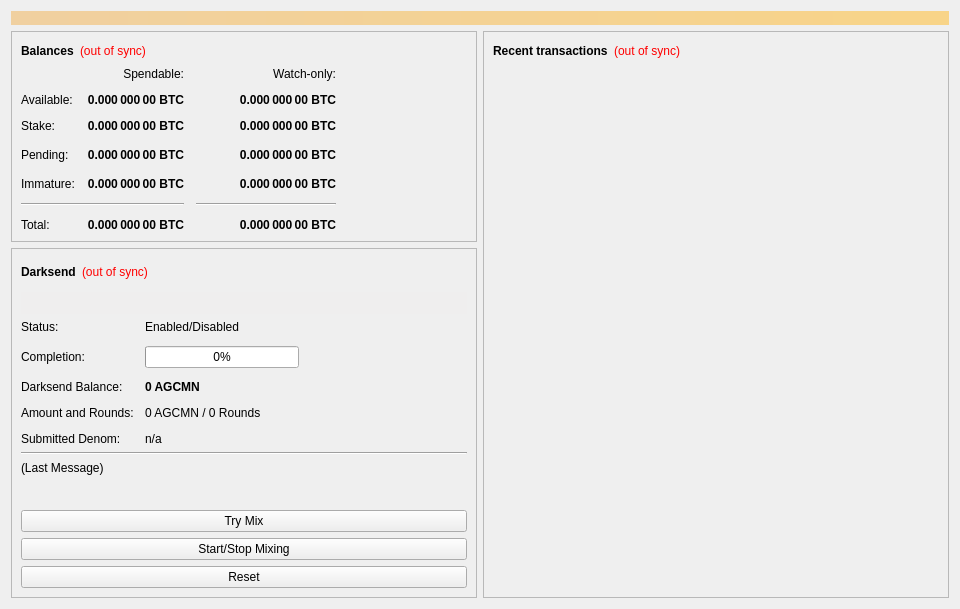
<?xml version="1.0" encoding="UTF-8"?>
<ui version="4.0">
 <class>OverviewPage</class>
 <widget class="QWidget" name="OverviewPage">
  <property name="geometry">
   <rect>
    <x>0</x>
    <y>0</y>
    <width>960</width>
    <height>594</height>
   </rect>
  </property>
  <property name="minimumSize">
   <size>
    <width>960</width>
    <height>0</height>
   </size>
  </property>
  <property name="windowTitle">
   <string>Form</string>
  </property>
  <layout class="QVBoxLayout" name="topLayout">
   <item>
    <widget class="QLabel" name="labelAlerts">
     <property name="visible">
      <bool>false</bool>
     </property>
     <property name="styleSheet">
      <string notr="true">background-color: qlineargradient(x1: 0, y1: 0, x2: 1, y2: 0, stop:0 #F0D0A0, stop:1 #F8D488); color:#000000;</string>
     </property>
     <property name="wordWrap">
      <bool>true</bool>
     </property>
     <property name="margin">
      <number>3</number>
     </property>
    </widget>
   </item>
   <item>
    <layout class="QHBoxLayout" name="horizontalLayout" stretch="1,1">
     <item>
      <layout class="QVBoxLayout" name="verticalLayout_2">
       <item>
        <widget class="QFrame" name="frame">
         <property name="frameShape">
          <enum>QFrame::StyledPanel</enum>
         </property>
         <property name="frameShadow">
          <enum>QFrame::Raised</enum>
         </property>
         <layout class="QVBoxLayout" name="verticalLayout_4">
          <item>
           <layout class="QHBoxLayout" name="horizontalLayout_4">
            <item>
             <widget class="QLabel" name="label_5">
              <property name="font">
               <font>
                <weight>75</weight>
                <bold>true</bold>
               </font>
              </property>
              <property name="text">
               <string>Balances</string>
              </property>
             </widget>
            </item>
            <item>
             <widget class="QLabel" name="labelWalletStatus">
              <property name="cursor">
               <cursorShape>WhatsThisCursor</cursorShape>
              </property>
              <property name="toolTip">
               <string>The displayed information may be out of date. Your wallet automatically synchronizes with the Agricoinmn network after a connection is established, but this process has not completed yet.</string>
              </property>
              <property name="styleSheet">
               <string notr="true">QLabel { color: red; }</string>
              </property>
              <property name="text">
               <string notr="true">(out of sync)</string>
              </property>
              <property name="alignment">
               <set>Qt::AlignLeading|Qt::AlignLeft|Qt::AlignVCenter</set>
              </property>
             </widget>
            </item>
            <item>
             <spacer name="horizontalSpacer_3">
              <property name="orientation">
               <enum>Qt::Horizontal</enum>
              </property>
              <property name="sizeHint" stdset="0">
               <size>
                <width>40</width>
                <height>20</height>
               </size>
              </property>
             </spacer>
            </item>
           </layout>
          </item>
          <item>
           <layout class="QGridLayout" name="gridLayout">
            <property name="spacing">
             <number>12</number>
            </property>
            <item row="3" column="2">
             <widget class="QLabel" name="labelWatchPending">
              <property name="font">
               <font>
                <weight>75</weight>
                <bold>true</bold>
               </font>
              </property>
              <property name="cursor">
               <cursorShape>IBeamCursor</cursorShape>
              </property>
              <property name="toolTip">
               <string>Unconfirmed transactions to watch-only addresses</string>
              </property>
              <property name="text">
               <string notr="true">0.000 000 00 BTC</string>
              </property>
              <property name="alignment">
               <set>Qt::AlignRight|Qt::AlignTrailing|Qt::AlignVCenter</set>
              </property>
              <property name="textInteractionFlags">
               <set>Qt::LinksAccessibleByMouse|Qt::TextSelectableByKeyboard|Qt::TextSelectableByMouse</set>
              </property>
             </widget>
            </item>
            <item row="3" column="1">
             <widget class="QLabel" name="labelUnconfirmed">
              <property name="font">
               <font>
                <weight>75</weight>
                <bold>true</bold>
               </font>
              </property>
              <property name="cursor">
               <cursorShape>IBeamCursor</cursorShape>
              </property>
              <property name="toolTip">
               <string>Total of transactions that have yet to be confirmed, and do not yet count toward the spendable balance</string>
              </property>
              <property name="text">
               <string notr="true">0.000 000 00 BTC</string>
              </property>
              <property name="alignment">
               <set>Qt::AlignRight|Qt::AlignTrailing|Qt::AlignVCenter</set>
              </property>
              <property name="textInteractionFlags">
               <set>Qt::LinksAccessibleByMouse|Qt::TextSelectableByKeyboard|Qt::TextSelectableByMouse</set>
              </property>
             </widget>
            </item>
            <item row="4" column="2">
             <widget class="QLabel" name="labelWatchImmature">
              <property name="font">
               <font>
                <weight>75</weight>
                <bold>true</bold>
               </font>
              </property>
              <property name="cursor">
               <cursorShape>IBeamCursor</cursorShape>
              </property>
              <property name="toolTip">
               <string>Mined balance in watch-only addresses that has not yet matured</string>
              </property>
              <property name="text">
               <string notr="true">0.000 000 00 BTC</string>
              </property>
              <property name="alignment">
               <set>Qt::AlignRight|Qt::AlignTrailing|Qt::AlignVCenter</set>
              </property>
              <property name="textInteractionFlags">
               <set>Qt::LinksAccessibleByMouse|Qt::TextSelectableByKeyboard|Qt::TextSelectableByMouse</set>
              </property>
             </widget>
            </item>
            <item row="5" column="0" colspan="2">
             <widget class="Line" name="lineSpendableBalance">
              <property name="orientation">
               <enum>Qt::Horizontal</enum>
              </property>
             </widget>
            </item>
            <item row="5" column="2">
             <widget class="Line" name="lineWatchBalance">
              <property name="sizePolicy">
               <sizepolicy hsizetype="Preferred" vsizetype="Fixed">
                <horstretch>0</horstretch>
                <verstretch>0</verstretch>
               </sizepolicy>
              </property>
              <property name="minimumSize">
               <size>
                <width>140</width>
                <height>0</height>
               </size>
              </property>
              <property name="orientation">
               <enum>Qt::Horizontal</enum>
              </property>
             </widget>
            </item>
            <item row="6" column="0">
             <widget class="QLabel" name="labelTotalText">
              <property name="text">
               <string>Total:</string>
              </property>
             </widget>
            </item>
            <item row="4" column="1">
             <widget class="QLabel" name="labelImmature">
              <property name="font">
               <font>
                <weight>75</weight>
                <bold>true</bold>
               </font>
              </property>
              <property name="cursor">
               <cursorShape>IBeamCursor</cursorShape>
              </property>
              <property name="toolTip">
               <string>Mined balance that has not yet matured</string>
              </property>
              <property name="text">
               <string notr="true">0.000 000 00 BTC</string>
              </property>
              <property name="alignment">
               <set>Qt::AlignRight|Qt::AlignTrailing|Qt::AlignVCenter</set>
              </property>
              <property name="textInteractionFlags">
               <set>Qt::LinksAccessibleByMouse|Qt::TextSelectableByKeyboard|Qt::TextSelectableByMouse</set>
              </property>
             </widget>
            </item>
            <item row="3" column="3">
             <spacer name="horizontalSpacer_2">
              <property name="orientation">
               <enum>Qt::Horizontal</enum>
              </property>
              <property name="sizeHint" stdset="0">
               <size>
                <width>40</width>
                <height>20</height>
               </size>
              </property>
             </spacer>
            </item>
            <item row="4" column="0">
             <widget class="QLabel" name="labelImmatureText">
              <property name="text">
               <string>Immature:</string>
              </property>
             </widget>
            </item>
            <item row="6" column="1">
             <widget class="QLabel" name="labelTotal">
              <property name="font">
               <font>
                <weight>75</weight>
                <bold>true</bold>
               </font>
              </property>
              <property name="cursor">
               <cursorShape>IBeamCursor</cursorShape>
              </property>
              <property name="toolTip">
               <string>Your current total balance</string>
              </property>
              <property name="text">
               <string notr="true">0.000 000 00 BTC</string>
              </property>
              <property name="alignment">
               <set>Qt::AlignRight|Qt::AlignTrailing|Qt::AlignVCenter</set>
              </property>
              <property name="textInteractionFlags">
               <set>Qt::LinksAccessibleByMouse|Qt::TextSelectableByKeyboard|Qt::TextSelectableByMouse</set>
              </property>
             </widget>
            </item>
            <item row="6" column="2">
             <widget class="QLabel" name="labelWatchTotal">
              <property name="font">
               <font>
                <weight>75</weight>
                <bold>true</bold>
               </font>
              </property>
              <property name="cursor">
               <cursorShape>IBeamCursor</cursorShape>
              </property>
              <property name="toolTip">
               <string>Current total balance in watch-only addresses</string>
              </property>
              <property name="text">
               <string notr="true">0.000 000 00 BTC</string>
              </property>
              <property name="alignment">
               <set>Qt::AlignRight|Qt::AlignTrailing|Qt::AlignVCenter</set>
              </property>
              <property name="textInteractionFlags">
               <set>Qt::LinksAccessibleByMouse|Qt::TextSelectableByKeyboard|Qt::TextSelectableByMouse</set>
              </property>
             </widget>
            </item>
            <item row="0" column="2">
             <widget class="QLabel" name="labelWatchonly">
              <property name="text">
               <string>Watch-only:</string>
              </property>
              <property name="alignment">
               <set>Qt::AlignRight|Qt::AlignTrailing|Qt::AlignVCenter</set>
              </property>
             </widget>
            </item>
            <item row="1" column="0">
             <widget class="QLabel" name="labelBalanceText">
              <property name="text">
               <string>Available:</string>
              </property>
             </widget>
            </item>
            <item row="1" column="1">
             <widget class="QLabel" name="labelBalance">
              <property name="font">
               <font>
                <weight>75</weight>
                <bold>true</bold>
               </font>
              </property>
              <property name="cursor">
               <cursorShape>IBeamCursor</cursorShape>
              </property>
              <property name="toolTip">
               <string>Your current spendable balance</string>
              </property>
              <property name="text">
               <string notr="true">0.000 000 00 BTC</string>
              </property>
              <property name="alignment">
               <set>Qt::AlignRight|Qt::AlignTrailing|Qt::AlignVCenter</set>
              </property>
              <property name="textInteractionFlags">
               <set>Qt::LinksAccessibleByMouse|Qt::TextSelectableByKeyboard|Qt::TextSelectableByMouse</set>
              </property>
             </widget>
            </item>
            <item row="2" column="0">
             <widget class="QLabel" name="label_10">
              <property name="text">
               <string>Stake:</string>
              </property>
             </widget>
            </item>
            <item row="2" column="1">
             <widget class="QLabel" name="labelStake">
              <property name="font">
               <font>
                <weight>75</weight>
                <bold>true</bold>
               </font>
              </property>
              <property name="cursor">
               <cursorShape>IBeamCursor</cursorShape>
              </property>
              <property name="toolTip">
               <string>Total of coins that was staked, and do not yet count toward the current balance</string>
              </property>
              <property name="text">
               <string notr="true">0.000 000 00 BTC</string>
              </property>
              <property name="alignment">
               <set>Qt::AlignRight|Qt::AlignTrailing|Qt::AlignVCenter</set>
              </property>
              <property name="textInteractionFlags">
               <set>Qt::LinksAccessibleByMouse|Qt::TextSelectableByKeyboard|Qt::TextSelectableByMouse</set>
              </property>
             </widget>
            </item>
            <item row="2" column="2">
             <widget class="QLabel" name="labelWatchStake">
              <property name="font">
               <font>
                <weight>75</weight>
                <bold>true</bold>
               </font>
              </property>
              <property name="cursor">
               <cursorShape>IBeamCursor</cursorShape>
              </property>
              <property name="toolTip">
               <string>Total of coins that was staked in watch-only addresses, and do not yet count toward the current watch-only balance</string>
              </property>
              <property name="text">
               <string notr="true">0.000 000 00 BTC</string>
              </property>
              <property name="alignment">
               <set>Qt::AlignRight|Qt::AlignTrailing|Qt::AlignVCenter</set>
              </property>
              <property name="textInteractionFlags">
               <set>Qt::LinksAccessibleByMouse|Qt::TextSelectableByKeyboard|Qt::TextSelectableByMouse</set>
              </property>
             </widget>
            </item>
            <item row="1" column="2">
             <widget class="QLabel" name="labelWatchAvailable">
              <property name="font">
               <font>
                <weight>75</weight>
                <bold>true</bold>
               </font>
              </property>
              <property name="cursor">
               <cursorShape>IBeamCursor</cursorShape>
              </property>
              <property name="toolTip">
               <string>Your current balance in watch-only addresses</string>
              </property>
              <property name="text">
               <string notr="true">0.000 000 00 BTC</string>
              </property>
              <property name="alignment">
               <set>Qt::AlignRight|Qt::AlignTrailing|Qt::AlignVCenter</set>
              </property>
              <property name="textInteractionFlags">
               <set>Qt::LinksAccessibleByMouse|Qt::TextSelectableByKeyboard|Qt::TextSelectableByMouse</set>
              </property>
             </widget>
            </item>
            <item row="3" column="0">
             <widget class="QLabel" name="labelPendingText">
              <property name="text">
               <string>Pending:</string>
              </property>
             </widget>
            </item>
            <item row="0" column="1">
             <widget class="QLabel" name="labelSpendable">
              <property name="text">
               <string>Spendable:</string>
              </property>
              <property name="alignment">
               <set>Qt::AlignRight|Qt::AlignTrailing|Qt::AlignVCenter</set>
              </property>
             </widget>
            </item>
           </layout>
          </item>
         </layout>
        </widget>
       </item>
       <item>
        <widget class="QFrame" name="frameDarksend">
         <property name="sizePolicy">
          <sizepolicy hsizetype="Expanding" vsizetype="Expanding">
           <horstretch>0</horstretch>
           <verstretch>0</verstretch>
          </sizepolicy>
         </property>
         <property name="minimumSize">
          <size>
           <width>0</width>
           <height>350</height>
          </size>
         </property>
         <property name="layoutDirection">
          <enum>Qt::LeftToRight</enum>
         </property>
         <property name="frameShape">
          <enum>QFrame::StyledPanel</enum>
         </property>
         <property name="frameShadow">
          <enum>QFrame::Raised</enum>
         </property>
         <layout class="QVBoxLayout" name="verticalLayout_5">
          <item>
           <layout class="QHBoxLayout" name="horizontalLayout_5">
            <item>
             <widget class="QLabel" name="label_2">
              <property name="font">
               <font>
                <weight>75</weight>
                <bold>true</bold>
               </font>
              </property>
              <property name="text">
               <string>Darksend</string>
              </property>
             </widget>
            </item>
            <item>
             <widget class="QLabel" name="labelDarksendSyncStatus">
              <property name="toolTip">
               <string>The displayed information may be out of date. Your wallet automatically synchronizes with the Agricoinmn network after a connection is established, but this process has not completed yet.</string>
              </property>
              <property name="styleSheet">
               <string notr="true">QLabel { color: red; }</string>
              </property>
              <property name="text">
               <string notr="true">(out of sync)</string>
              </property>
              <property name="alignment">
               <set>Qt::AlignLeading|Qt::AlignLeft|Qt::AlignVCenter</set>
              </property>
             </widget>
            </item>
            <item>
             <spacer name="horizontalSpacer_4">
              <property name="orientation">
               <enum>Qt::Horizontal</enum>
              </property>
              <property name="sizeHint" stdset="0">
               <size>
                <width>40</width>
                <height>20</height>
               </size>
              </property>
             </spacer>
            </item>
           </layout>
          </item>
          <item>
           <widget class="QPushButton" name="runAutoDenom">
            <property name="palette">
             <palette>
              <active>
               <colorrole role="WindowText">
                <brush brushstyle="SolidPattern">
                 <color alpha="255">
                  <red>0</red>
                  <green>0</green>
                  <blue>0</blue>
                 </color>
                </brush>
               </colorrole>
               <colorrole role="Button">
                <brush brushstyle="SolidPattern">
                 <color alpha="255">
                  <red>239</red>
                  <green>238</green>
                  <blue>238</blue>
                 </color>
                </brush>
               </colorrole>
               <colorrole role="Light">
                <brush brushstyle="SolidPattern">
                 <color alpha="255">
                  <red>255</red>
                  <green>255</green>
                  <blue>255</blue>
                 </color>
                </brush>
               </colorrole>
               <colorrole role="Midlight">
                <brush brushstyle="SolidPattern">
                 <color alpha="255">
                  <red>247</red>
                  <green>246</green>
                  <blue>246</blue>
                 </color>
                </brush>
               </colorrole>
               <colorrole role="Dark">
                <brush brushstyle="SolidPattern">
                 <color alpha="255">
                  <red>119</red>
                  <green>119</green>
                  <blue>119</blue>
                 </color>
                </brush>
               </colorrole>
               <colorrole role="Mid">
                <brush brushstyle="SolidPattern">
                 <color alpha="255">
                  <red>159</red>
                  <green>159</green>
                  <blue>159</blue>
                 </color>
                </brush>
               </colorrole>
               <colorrole role="Text">
                <brush brushstyle="SolidPattern">
                 <color alpha="255">
                  <red>0</red>
                  <green>0</green>
                  <blue>0</blue>
                 </color>
                </brush>
               </colorrole>
               <colorrole role="BrightText">
                <brush brushstyle="SolidPattern">
                 <color alpha="255">
                  <red>255</red>
                  <green>255</green>
                  <blue>255</blue>
                 </color>
                </brush>
               </colorrole>
               <colorrole role="ButtonText">
                <brush brushstyle="SolidPattern">
                 <color alpha="255">
                  <red>0</red>
                  <green>0</green>
                  <blue>0</blue>
                 </color>
                </brush>
               </colorrole>
               <colorrole role="Base">
                <brush brushstyle="SolidPattern">
                 <color alpha="255">
                  <red>255</red>
                  <green>255</green>
                  <blue>255</blue>
                 </color>
                </brush>
               </colorrole>
               <colorrole role="Window">
                <brush brushstyle="SolidPattern">
                 <color alpha="255">
                  <red>239</red>
                  <green>238</green>
                  <blue>238</blue>
                 </color>
                </brush>
               </colorrole>
               <colorrole role="Shadow">
                <brush brushstyle="SolidPattern">
                 <color alpha="255">
                  <red>0</red>
                  <green>0</green>
                  <blue>0</blue>
                 </color>
                </brush>
               </colorrole>
               <colorrole role="AlternateBase">
                <brush brushstyle="SolidPattern">
                 <color alpha="255">
                  <red>247</red>
                  <green>246</green>
                  <blue>246</blue>
                 </color>
                </brush>
               </colorrole>
               <colorrole role="ToolTipBase">
                <brush brushstyle="SolidPattern">
                 <color alpha="255">
                  <red>255</red>
                  <green>255</green>
                  <blue>220</blue>
                 </color>
                </brush>
               </colorrole>
               <colorrole role="ToolTipText">
                <brush brushstyle="SolidPattern">
                 <color alpha="255">
                  <red>0</red>
                  <green>0</green>
                  <blue>0</blue>
                 </color>
                </brush>
               </colorrole>
              </active>
              <inactive>
               <colorrole role="WindowText">
                <brush brushstyle="SolidPattern">
                 <color alpha="255">
                  <red>0</red>
                  <green>0</green>
                  <blue>0</blue>
                 </color>
                </brush>
               </colorrole>
               <colorrole role="Button">
                <brush brushstyle="SolidPattern">
                 <color alpha="255">
                  <red>239</red>
                  <green>238</green>
                  <blue>238</blue>
                 </color>
                </brush>
               </colorrole>
               <colorrole role="Light">
                <brush brushstyle="SolidPattern">
                 <color alpha="255">
                  <red>255</red>
                  <green>255</green>
                  <blue>255</blue>
                 </color>
                </brush>
               </colorrole>
               <colorrole role="Midlight">
                <brush brushstyle="SolidPattern">
                 <color alpha="255">
                  <red>247</red>
                  <green>246</green>
                  <blue>246</blue>
                 </color>
                </brush>
               </colorrole>
               <colorrole role="Dark">
                <brush brushstyle="SolidPattern">
                 <color alpha="255">
                  <red>119</red>
                  <green>119</green>
                  <blue>119</blue>
                 </color>
                </brush>
               </colorrole>
               <colorrole role="Mid">
                <brush brushstyle="SolidPattern">
                 <color alpha="255">
                  <red>159</red>
                  <green>159</green>
                  <blue>159</blue>
                 </color>
                </brush>
               </colorrole>
               <colorrole role="Text">
                <brush brushstyle="SolidPattern">
                 <color alpha="255">
                  <red>0</red>
                  <green>0</green>
                  <blue>0</blue>
                 </color>
                </brush>
               </colorrole>
               <colorrole role="BrightText">
                <brush brushstyle="SolidPattern">
                 <color alpha="255">
                  <red>255</red>
                  <green>255</green>
                  <blue>255</blue>
                 </color>
                </brush>
               </colorrole>
               <colorrole role="ButtonText">
                <brush brushstyle="SolidPattern">
                 <color alpha="255">
                  <red>0</red>
                  <green>0</green>
                  <blue>0</blue>
                 </color>
                </brush>
               </colorrole>
               <colorrole role="Base">
                <brush brushstyle="SolidPattern">
                 <color alpha="255">
                  <red>255</red>
                  <green>255</green>
                  <blue>255</blue>
                 </color>
                </brush>
               </colorrole>
               <colorrole role="Window">
                <brush brushstyle="SolidPattern">
                 <color alpha="255">
                  <red>239</red>
                  <green>238</green>
                  <blue>238</blue>
                 </color>
                </brush>
               </colorrole>
               <colorrole role="Shadow">
                <brush brushstyle="SolidPattern">
                 <color alpha="255">
                  <red>0</red>
                  <green>0</green>
                  <blue>0</blue>
                 </color>
                </brush>
               </colorrole>
               <colorrole role="AlternateBase">
                <brush brushstyle="SolidPattern">
                 <color alpha="255">
                  <red>247</red>
                  <green>246</green>
                  <blue>246</blue>
                 </color>
                </brush>
               </colorrole>
               <colorrole role="ToolTipBase">
                <brush brushstyle="SolidPattern">
                 <color alpha="255">
                  <red>255</red>
                  <green>255</green>
                  <blue>220</blue>
                 </color>
                </brush>
               </colorrole>
               <colorrole role="ToolTipText">
                <brush brushstyle="SolidPattern">
                 <color alpha="255">
                  <red>0</red>
                  <green>0</green>
                  <blue>0</blue>
                 </color>
                </brush>
               </colorrole>
              </inactive>
              <disabled>
               <colorrole role="WindowText">
                <brush brushstyle="SolidPattern">
                 <color alpha="255">
                  <red>119</red>
                  <green>119</green>
                  <blue>119</blue>
                 </color>
                </brush>
               </colorrole>
               <colorrole role="Button">
                <brush brushstyle="SolidPattern">
                 <color alpha="255">
                  <red>239</red>
                  <green>238</green>
                  <blue>238</blue>
                 </color>
                </brush>
               </colorrole>
               <colorrole role="Light">
                <brush brushstyle="SolidPattern">
                 <color alpha="255">
                  <red>255</red>
                  <green>255</green>
                  <blue>255</blue>
                 </color>
                </brush>
               </colorrole>
               <colorrole role="Midlight">
                <brush brushstyle="SolidPattern">
                 <color alpha="255">
                  <red>247</red>
                  <green>246</green>
                  <blue>246</blue>
                 </color>
                </brush>
               </colorrole>
               <colorrole role="Dark">
                <brush brushstyle="SolidPattern">
                 <color alpha="255">
                  <red>119</red>
                  <green>119</green>
                  <blue>119</blue>
                 </color>
                </brush>
               </colorrole>
               <colorrole role="Mid">
                <brush brushstyle="SolidPattern">
                 <color alpha="255">
                  <red>159</red>
                  <green>159</green>
                  <blue>159</blue>
                 </color>
                </brush>
               </colorrole>
               <colorrole role="Text">
                <brush brushstyle="SolidPattern">
                 <color alpha="255">
                  <red>119</red>
                  <green>119</green>
                  <blue>119</blue>
                 </color>
                </brush>
               </colorrole>
               <colorrole role="BrightText">
                <brush brushstyle="SolidPattern">
                 <color alpha="255">
                  <red>255</red>
                  <green>255</green>
                  <blue>255</blue>
                 </color>
                </brush>
               </colorrole>
               <colorrole role="ButtonText">
                <brush brushstyle="SolidPattern">
                 <color alpha="255">
                  <red>119</red>
                  <green>119</green>
                  <blue>119</blue>
                 </color>
                </brush>
               </colorrole>
               <colorrole role="Base">
                <brush brushstyle="SolidPattern">
                 <color alpha="255">
                  <red>239</red>
                  <green>238</green>
                  <blue>238</blue>
                 </color>
                </brush>
               </colorrole>
               <colorrole role="Window">
                <brush brushstyle="SolidPattern">
                 <color alpha="255">
                  <red>239</red>
                  <green>238</green>
                  <blue>238</blue>
                 </color>
                </brush>
               </colorrole>
               <colorrole role="Shadow">
                <brush brushstyle="SolidPattern">
                 <color alpha="255">
                  <red>0</red>
                  <green>0</green>
                  <blue>0</blue>
                 </color>
                </brush>
               </colorrole>
               <colorrole role="AlternateBase">
                <brush brushstyle="SolidPattern">
                 <color alpha="255">
                  <red>239</red>
                  <green>238</green>
                  <blue>238</blue>
                 </color>
                </brush>
               </colorrole>
               <colorrole role="ToolTipBase">
                <brush brushstyle="SolidPattern">
                 <color alpha="255">
                  <red>255</red>
                  <green>255</green>
                  <blue>220</blue>
                 </color>
                </brush>
               </colorrole>
               <colorrole role="ToolTipText">
                <brush brushstyle="SolidPattern">
                 <color alpha="255">
                  <red>0</red>
                  <green>0</green>
                  <blue>0</blue>
                 </color>
                </brush>
               </colorrole>
              </disabled>
             </palette>
            </property>
            <property name="focusPolicy">
             <enum>Qt::NoFocus</enum>
            </property>
            <property name="autoFillBackground">
             <bool>true</bool>
            </property>
            <property name="text">
             <string/>
            </property>
            <property name="flat">
             <bool>true</bool>
            </property>
           </widget>
          </item>
          <item>
           <layout class="QFormLayout" name="formLayout">
            <property name="fieldGrowthPolicy">
             <enum>QFormLayout::AllNonFixedFieldsGrow</enum>
            </property>
            <property name="horizontalSpacing">
             <number>11</number>
            </property>
            <property name="verticalSpacing">
             <number>12</number>
            </property>
            <item row="0" column="0">
             <widget class="QLabel" name="label_6">
              <property name="text">
               <string>Status:</string>
              </property>
             </widget>
            </item>
            <item row="1" column="0">
             <widget class="QLabel" name="label_7">
              <property name="text">
               <string>Completion:</string>
              </property>
             </widget>
            </item>
            <item row="1" column="1">
             <widget class="QProgressBar" name="darksendProgress">
              <property name="maximumSize">
               <size>
                <width>154</width>
                <height>16777215</height>
               </size>
              </property>
              <property name="value">
               <number>0</number>
              </property>
             </widget>
            </item>
            <item row="3" column="0">
             <widget class="QLabel" name="labelAnonymizedText">
              <property name="text">
               <string>Darksend Balance:</string>
              </property>
             </widget>
            </item>
            <item row="3" column="1">
             <widget class="QLabel" name="labelAnonymized">
              <property name="font">
               <font>
                <weight>75</weight>
                <bold>true</bold>
               </font>
              </property>
              <property name="text">
               <string notr="true">0 AGCMN</string>
              </property>
             </widget>
            </item>
            <item row="4" column="0">
             <widget class="QLabel" name="label_8">
              <property name="text">
               <string>Amount and Rounds:</string>
              </property>
             </widget>
            </item>
            <item row="4" column="1">
             <widget class="QLabel" name="labelAmountRounds">
              <property name="text">
               <string>0 AGCMN / 0 Rounds</string>
              </property>
             </widget>
            </item>
            <item row="5" column="0">
             <widget class="QLabel" name="label_9">
              <property name="text">
               <string>Submitted Denom:</string>
              </property>
             </widget>
            </item>
            <item row="5" column="1">
             <widget class="QLabel" name="labelSubmittedDenom">
              <property name="toolTip">
               <string>The denominations you submitted to the Masternode.&lt;br&gt;To mix, other users must submit the exact same denominations.</string>
              </property>
              <property name="text">
               <string>n/a</string>
              </property>
             </widget>
            </item>
            <item row="0" column="1">
             <widget class="QLabel" name="darksendEnabled">
              <property name="text">
               <string>Enabled/Disabled</string>
              </property>
             </widget>
            </item>
           </layout>
          </item>
          <item>
           <widget class="Line" name="lineLastMessage">
            <property name="orientation">
             <enum>Qt::Horizontal</enum>
            </property>
           </widget>
          </item>
          <item>
           <widget class="QLabel" name="darksendStatus">
            <property name="minimumSize">
             <size>
              <width>288</width>
              <height>43</height>
             </size>
            </property>
            <property name="text">
             <string>(Last Message)</string>
            </property>
            <property name="alignment">
             <set>Qt::AlignLeading|Qt::AlignLeft|Qt::AlignTop</set>
            </property>
            <property name="wordWrap">
             <bool>true</bool>
            </property>
           </widget>
          </item>
          <item>
           <widget class="QPushButton" name="darksendAuto">
            <property name="sizePolicy">
             <sizepolicy hsizetype="MinimumExpanding" vsizetype="Fixed">
              <horstretch>0</horstretch>
              <verstretch>0</verstretch>
             </sizepolicy>
            </property>
            <property name="toolTip">
             <string>Try to manually submit a Darksend request.</string>
            </property>
            <property name="text">
             <string>Try Mix</string>
            </property>
           </widget>
          </item>
          <item>
           <widget class="QPushButton" name="toggleDarksend">
            <property name="sizePolicy">
             <sizepolicy hsizetype="MinimumExpanding" vsizetype="Fixed">
              <horstretch>0</horstretch>
              <verstretch>0</verstretch>
             </sizepolicy>
            </property>
            <property name="text">
             <string>Start/Stop Mixing</string>
            </property>
           </widget>
          </item>
          <item>
           <widget class="QPushButton" name="darksendReset">
            <property name="sizePolicy">
             <sizepolicy hsizetype="MinimumExpanding" vsizetype="Fixed">
              <horstretch>0</horstretch>
              <verstretch>0</verstretch>
             </sizepolicy>
            </property>
            <property name="toolTip">
             <string>Reset the current status of Darksend (can interrupt Darksend if it's in the process of Mixing, which can cost you money!)</string>
            </property>
            <property name="autoFillBackground">
             <bool>false</bool>
            </property>
            <property name="text">
             <string>Reset</string>
            </property>
           </widget>
          </item>
         </layout>
        </widget>
       </item>
       <item>
        <spacer name="verticalSpacer">
         <property name="orientation">
          <enum>Qt::Vertical</enum>
         </property>
         <property name="sizeHint" stdset="0">
          <size>
           <width>20</width>
           <height>40</height>
          </size>
         </property>
        </spacer>
       </item>
      </layout>
     </item>
     <item>
      <layout class="QVBoxLayout" name="verticalLayout_3">
       <item>
        <widget class="QFrame" name="frame_2">
         <property name="frameShape">
          <enum>QFrame::StyledPanel</enum>
         </property>
         <property name="frameShadow">
          <enum>QFrame::Raised</enum>
         </property>
         <layout class="QVBoxLayout" name="verticalLayout">
          <item>
           <layout class="QHBoxLayout" name="horizontalLayout_2">
            <item>
             <widget class="QLabel" name="label_4">
              <property name="font">
               <font>
                <weight>75</weight>
                <bold>true</bold>
               </font>
              </property>
              <property name="text">
               <string>Recent transactions</string>
              </property>
             </widget>
            </item>
            <item>
             <widget class="QLabel" name="labelTransactionsStatus">
              <property name="cursor">
               <cursorShape>WhatsThisCursor</cursorShape>
              </property>
              <property name="toolTip">
               <string>The displayed information may be out of date. Your wallet automatically synchronizes with the Agricoinmn network after a connection is established, but this process has not completed yet.</string>
              </property>
              <property name="styleSheet">
               <string notr="true">QLabel { color: red; }</string>
              </property>
              <property name="text">
               <string notr="true">(out of sync)</string>
              </property>
              <property name="alignment">
               <set>Qt::AlignRight|Qt::AlignTrailing|Qt::AlignVCenter</set>
              </property>
             </widget>
            </item>
            <item>
             <spacer name="horizontalSpacer">
              <property name="orientation">
               <enum>Qt::Horizontal</enum>
              </property>
              <property name="sizeHint" stdset="0">
               <size>
                <width>40</width>
                <height>20</height>
               </size>
              </property>
             </spacer>
            </item>
           </layout>
          </item>
          <item>
           <widget class="QListView" name="listTransactions">
            <property name="styleSheet">
             <string notr="true">QListView { background: transparent; }</string>
            </property>
            <property name="frameShape">
             <enum>QFrame::NoFrame</enum>
            </property>
            <property name="verticalScrollBarPolicy">
             <enum>Qt::ScrollBarAlwaysOff</enum>
            </property>
            <property name="horizontalScrollBarPolicy">
             <enum>Qt::ScrollBarAlwaysOff</enum>
            </property>
            <property name="selectionMode">
             <enum>QAbstractItemView::NoSelection</enum>
            </property>
           </widget>
          </item>
         </layout>
        </widget>
       </item>
      </layout>
     </item>
    </layout>
   </item>
  </layout>
 </widget>
 <resources/>
 <connections/>
</ui>
